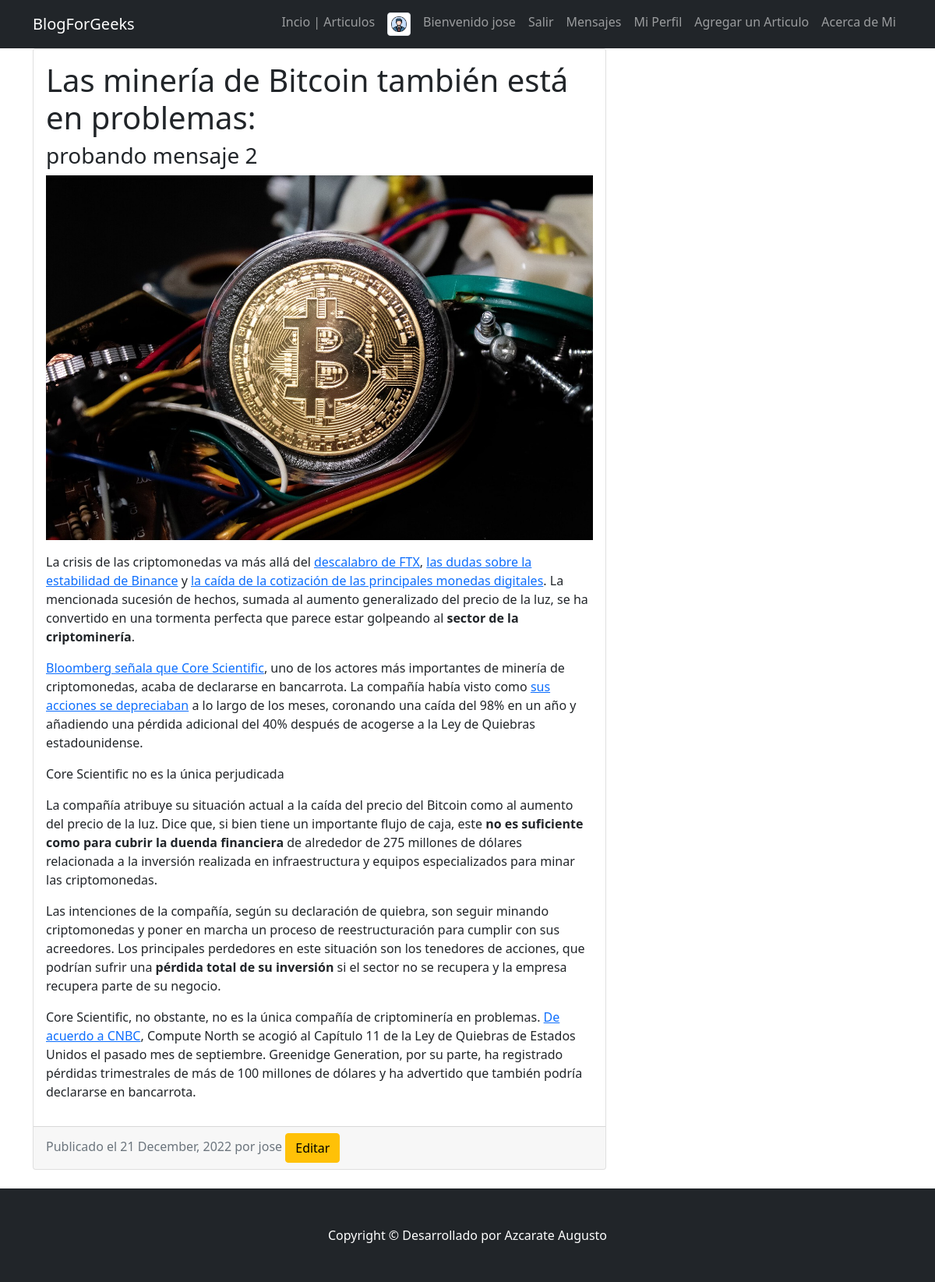
Screenshot of /articulos/23 (signed in) with the database file from the repository.
### AppBlog/models.py (models this page shows, shortened)
class Blog(models.Model):
    ide = models.AutoField(primary_key=True)
    titulo = models.CharField(max_length=100)
    subtitulo = models.CharField(max_length=100, null=True, blank=True)
    fecha_publicacion = models.DateField()
    contenido = RichTextField()
    imagen=models.ImageField(upload_to='blog/')
    usuarioFK = models.ForeignKey(User, on_delete=models.CASCADE, null=True) #Relacion de uno a muchos

### AppBlog/views.py (the view)
# urls.py: path("articulos/<ide>", detalleArticulo, name="detalleArticulo"),
def detalleArticulo(request, ide):
    if request.method == 'GET':
        blog = Blog.objects.filter(ide=ide)
        if blog:
            articulo = Blog.objects.get(ide=ide)
            fecha = articulo.fecha_publicacion.strftime("%d %B, %Y")
            user = articulo.usuarioFK
            autor = User.objects.get(username=user)
            return render(request, 'AppBlog/detalleArticulo.html', {'articulo':articulo ,'fecha_format':fecha, 'autor':autor, 'avatar':obtenerAvatar(request) } )
        else:
            return render(request, 'AppBlog/detalleArticulo.html', {'mensaje':'No hay mas Articulos Aun', 'avatar':obtenerAvatar(request)} )
    return render(request, 'AppBlog/detalleArticulo.html', {'mensaje':'No hay mas Articulos Aun', 'avatar':obtenerAvatar(request)})

### AppBlog/views.py (called while the page is built)
def obtenerAvatar(request):
    try:
        lista=Avatar.objects.filter(usuarioFK=request.user) # falla al buscar cuando un usuario no esta logeado, solucionado con try
        if len(lista)!=0:
            imagen=lista[0].imagen.url
        else:
            imagen="/media/avatar/img_avatar.png"
        return imagen
    except:
        return "/media/avatar/img_avatar.png"

### AppBlog/Templates/AppBlog/detalleArticulo.html (shortened to what this page needs)
{% extends "base.html" %}
{% load static %}
{% block contenido %}
<div class="row">
    <div class="col-md-8">
        <div class="card mb-4">
            {% if articulo %}
            <div class="card-body">
                <h1 class="card-title">{{ articulo.titulo }}</h1>
                <h3 class="card-title">{{ articulo.subtitulo }}</h3>
                <img class="img-fluid w-100" src="{{ articulo.imagen.url }}" alt="..." />
                <p class="card-text">{{ articulo.contenido | safe }}</p>
            </div>
            <div class="card-footer text-muted">
                Publicado el {{ fecha_format }} por {{ autor }}
                <small>
                    {% if user.is_authenticated %}
                    {% if user.id == articulo.usuarioFK_id %}
                    <a id="Editar" class="btn btn-warning" href="{% url 'editarArticulo' articulo.ide %}"
                        role="button">Editar</a>
                    {% endif %}
                    {% endif %}
                </small>
            </div>
            {% else %}
                <div class="alert alert-danger"><h2>{{mensaje}}</h2></div>
            {% endif %}
        </div>
    </div>
</div>
{% endblock %}

### AppBlog/Templates/AppBlog/base.html (shortened to what this page needs)
<!DOCTYPE html>
<html lang="en">
<head>
    {% load static %}
    <link href="{% static 'AppBlog/css/styles.css' %}" rel="stylesheet" />
</head>
<body>
    <nav class="navbar navbar-expand-lg navbar-dark bg-dark">
        <div class="container">
            <a class="navbar-brand" href="{% url 'inicio' %}">BlogForGeeks</a>
            <div class="collapse navbar-collapse" id="navbarSupportedContent">
                <ul class="navbar-nav ms-auto mb-2 mb-lg-0">
                    <li class="nav-item"><a class="nav-link" href="{% url 'inicio' %}">Incio | Articulos</a></li>
                    {% if user.is_authenticated %}
                    <li class="nav-item"><a class="nav-link" href="{% url 'inicio' %}"><img src="{{ avatar }}" alt="" width="30px" height="30px" class="img-thumbnail"></a></li>
                    <li class="nav-item"><a class="nav-link" href="{% url 'inicio' %}">Bienvenido {{user.username}}</a></li>
                    <li class="nav-item"><a class="nav-link" href="{% url 'logout' %}">Salir</a></li>
                    <li class="nav-item"><a class="nav-link" href="{% url 'mensajes' %}">Mensajes</a></li>
                    <li class="nav-item"><a class="nav-link" href="{% url 'perfil' %}">Mi Perfil</a></li>
                    <li class="nav-item"><a class="nav-link" aria-current="page"
                        href="{% url 'crearArticulo' %}">Agregar un Articulo</a></li>
                    {% else %}
                    <li class="nav-item"><a class="nav-link" href="{% url 'inicio' %}">Inicio</a></li>
                    <li class="nav-item"><a class="nav-link" href="{% url 'login' %}">Ingresar</a></li>
                    <li class="nav-item"><a class="nav-link" href="{% url 'registro' %}">Registrarse</a></li>
                    {% endif %}
                    <li class="nav-item"><a class="nav-link" href="{% url 'about' %}">Acerca de Mi</a></li>
                </ul>
            </div>
        </div>
    </nav>
    <div class="container">
        {% block contenido %}
        {% endblock %}
    </div>
    <footer class="py-5 bg-dark">
        <div class="container">
            <p class="m-0 text-center text-white">Copyright &copy; Desarrollado por Azcarate Augusto</p>
        </div>
    </footer>
</body>
</html>

### rows the page displays
Blog: titulo "Las minería de Bitcoin también está en problemas:", subtitulo "probando mensaje 2", imagen (picture), contenido "La crisis de las criptomonedas va más allá del descalabro de FTX , las dudas sobre la estabilidad de Binance y la caída de la cotización de las principales monedas digitales . La mencionada sucesión de hechos, sumada al aumento generalizado del precio de la luz, se ha convertido en una tormenta perfecta que parece estar golpeando al sector de la criptominería . Bloomberg señala que Core Scientific , uno de los actores más importantes de minería de criptomonedas, acaba de declararse en bancarrota. La compañía había visto como sus acciones se depreciaban a lo largo de los meses, coronando una caída del 98% en un año y añadiendo una pérdida adicional del 40% después de acogerse a la Ley de…"

### other values shown
{{ user.username }} "jose"
{{ fecha_format }} "21 December, 2022"
{{ autor }} "jose"
